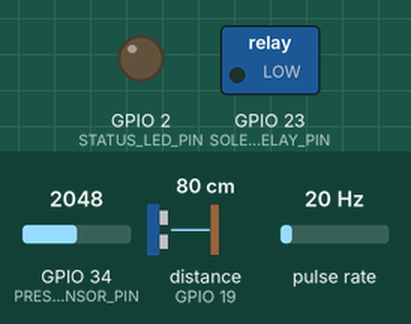
Simulated run of this sketch. Board: ESP32. Parts: switched loads named in the sketch (green lamp = pin HIGH), output pins drawn as LEDs (lit = HIGH). Wiring (inferred from the names in the program): ultrasonic range finder: trigger GPIO 5; echo GPIO 19; pulse sensor: data GPIO 18. The inputs (shaded band) are chosen by the test bench; at power-on: GPIO 34 (PRESSURE_SENSOR_PIN) = 2048, distance to the obstacle (sensor on GPIO 19) 80 cm, pulse rate 20 Hz (analog values on the 0–4095 scale). The echo pulse lasts 58.3 µs per cm; WiFi joins after 1.5 s; servers stay silent unless stated; uploads are accepted with an empty reply; pins used as bus, display or sensor lines are not drawn; what the sketch prints to the serial monitor is not drawn.

Above: at 0.1 s.
At 1.6 s:
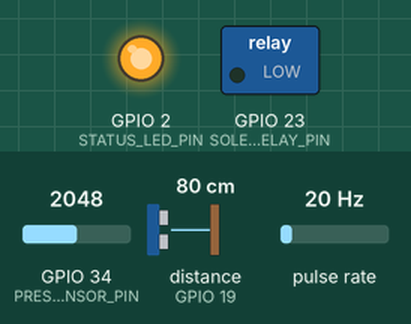
Timing chart, 0 to 3.1 s (numbered marks = the images above):
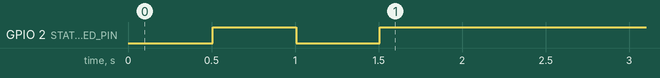

The sketch:

esp32_water_node.ino
```cpp
/*
 * Smart Community Water Monitoring & Automated Leakage Isolation Node
 * Target Microcontroller: ESP32 DevKit V1 (38-pin / 30-pin)
 *
 * Hardware Connected:
 * 1. Flow Sensor: YF-S201 (Hall Effect Pulse Sensor) -> GPIO 18 (Interrupt)
 * 2. Pressure Sensor: 0-10 Bar / 0-1.2 MPa Transducer -> GPIO 34 (ADC1_CH6)
 * 3. Ultrasonic Tank Sensor: HC-SR04 / JSN-SR04T Waterproof:
 *    - Trig Pin: GPIO 5
 *    - Echo Pin: GPIO 19
 * 4. Actuator: 1-Channel 5V Relay Module -> GPIO 23 (Active LOW) driving 12V Solenoid Valve
 * 5. Status Indicator: Onboard Blue LED -> GPIO 2
 */

#include <WiFi.h>
#include <HTTPClient.h>
#include <ArduinoJson.h> // ArduinoJson v6 or v7

// ================= USER CONFIGURATION =================
const char* WIFI_SSID     = "SmartCity_IoT_Net";
const char* WIFI_PASSWORD = "CommunityPassword2026";
const char* SERVER_URL    = "http://192.168.1.100:8000/api/monitoring/readings";

// Sensor Node Identification
const char* SENSOR_CODE   = "SNS-FLOW-TWRA-01"; // Registered in database
const float TANK_TOTAL_HEIGHT_CM = 350.0;     // Full height of tank in cm

// Pin Allocations
#define FLOW_SENSOR_PIN      18
#define PRESSURE_SENSOR_PIN  34
#define ULTRASONIC_TRIG_PIN  5
#define ULTRASONIC_ECHO_PIN  19
#define SOLENOID_RELAY_PIN   23
#define STATUS_LED_PIN       2

// Calibration Constants
// YF-S201 produces ~450 pulses per liter, or Frequency (Hz) = 7.5 * Q (L/min)
const float FLOW_CALIBRATION_FACTOR = 7.5;
// 0.5V to 4.5V pressure transducer (0 to 10 Bar)
const float PRESSURE_V_MIN = 0.50;
const float PRESSURE_V_MAX = 4.50;
const float PRESSURE_BAR_MAX = 10.0;

// Volatile Interrupt Counter for Flow Meter
volatile uint32_t pulseCount = 0;
portMUX_TYPE mux = portMUX_INITIALIZER_UNLOCKED;

void IRAM_ATTR flowPulseCounter() {
    portENTER_CRITICAL_ISR(&mux);
    pulseCount++;
    portEXIT_CRITICAL_ISR(&mux);
}

// Global Variables
unsigned long lastSendTime = 0;
const unsigned long SEND_INTERVAL_MS = 2000; // Telemetry interval: 2 seconds
float totalVolumeLitres = 0.0;
bool valveIsOpen = true;

// ================= SENSOR READINGS FUNCTIONS =================

float readFlowRateLPM(float deltaTimeSec) {
    uint32_t pulses;
    portENTER_CRITICAL(&mux);
    pulses = pulseCount;
    pulseCount = 0;
    portEXIT_CRITICAL(&mux);

    // Flow rate in L/min: Frequency (Hz) / 7.5
    float frequency = ((float)pulses) / deltaTimeSec;
    float flowLPM = frequency / FLOW_CALIBRATION_FACTOR;

    // Increment accumulated volume
    totalVolumeLitres += (flowLPM / 60.0) * deltaTimeSec;
    return flowLPM;
}

float readPressureBar() {
    // ESP32 ADC reads 0 to 4095 for 0 to 3.3V (11dB attenuation)
    // Note: If using a 5V sensor, a 2:1 resistive divider (e.g. 10k/20k) steps down 5V -> 3.3V
    int rawADC = analogRead(PRESSURE_SENSOR_PIN);
    float voltage = (rawADC / 4095.0) * 3.3 * 1.5; // accounts for voltage divider scaling

    if (voltage < PRESSURE_V_MIN) {
        return 0.0;
    }
    float pressureBar = ((voltage - PRESSURE_V_MIN) / (PRESSURE_V_MAX - PRESSURE_V_MIN)) * PRESSURE_BAR_MAX;
    if (pressureBar < 0.0) pressureBar = 0.0;
    return pressureBar;
}

float readTankLevelPercentage() {
    // Trigger pulse
    digitalWrite(ULTRASONIC_TRIG_PIN, LOW);
    delayMicroseconds(2);
    digitalWrite(ULTRASONIC_TRIG_PIN, HIGH);
    delayMicroseconds(10);
    digitalWrite(ULTRASONIC_TRIG_PIN, LOW);

    // Measure echo pulse duration in microseconds
    long duration = pulseIn(ULTRASONIC_ECHO_PIN, HIGH, 30000); // 30ms timeout (~5m)
    if (duration == 0) {
        return -1.0; // Sensor timeout or reading error
    }

    // Distance in cm = (duration * speed of sound in air (0.0343 cm/us)) / 2
    float distanceCm = (duration * 0.0343) / 2.0;

    // Water height = Total tank height - Distance from sensor to water surface
    float waterHeightCm = TANK_TOTAL_HEIGHT_CM - distanceCm;
    if (waterHeightCm < 0) waterHeightCm = 0;
    if (waterHeightCm > TANK_TOTAL_HEIGHT_CM) waterHeightCm = TANK_TOTAL_HEIGHT_CM;

    float levelPercentage = (waterHeightCm / TANK_TOTAL_HEIGHT_CM) * 100.0;
    return levelPercentage;
}

void setSolenoidValve(bool open) {
    valveIsOpen = open;
    // Active LOW relay: LOW = energized/open, HIGH = de-energized/closed
    digitalWrite(SOLENOID_RELAY_PIN, open ? LOW : HIGH);
    Serial.printf("[VALVE CONTROL] Valve set to: %s\n", open ? "OPEN" : "CLOSED (ISOLATED)");
}

// ================= SETUP & LOOP =================

void setup() {
    Serial.begin(115200);
    Serial.println("\n--- AquaFlow Smart Water Node Booting ---");

    pinMode(STATUS_LED_PIN, OUTPUT);
    pinMode(SOLENOID_RELAY_PIN, OUTPUT);
    setSolenoidValve(true); // Default open

    pinMode(FLOW_SENSOR_PIN, INPUT_PULLUP);
    attachInterrupt(digitalPinToInterrupt(FLOW_SENSOR_PIN), flowPulseCounter, FALLING);

    pinMode(PRESSURE_SENSOR_PIN, INPUT);
    analogReadResolution(12);
    analogSetAttenuation(ADC_11db);

    pinMode(ULTRASONIC_TRIG_PIN, OUTPUT);
    pinMode(ULTRASONIC_ECHO_PIN, INPUT);

    // Wi-Fi Connection
    Serial.printf("Connecting to Wi-Fi SSID: %s\n", WIFI_SSID);
    WiFi.mode(WIFI_STA);
    WiFi.begin(WIFI_SSID, WIFI_PASSWORD);

    int attempts = 0;
    while (WiFi.status() != WL_CONNECTED && attempts < 20) {
        delay(500);
        Serial.print(".");
        digitalWrite(STATUS_LED_PIN, !digitalRead(STATUS_LED_PIN));
        attempts++;
    }

    if (WiFi.status() == WL_CONNECTED) {
        digitalWrite(STATUS_LED_PIN, HIGH);
        Serial.printf("\nWi-Fi Connected! IP: %s, RSSI: %d dBm\n", WiFi.localIP().toString().c_str(), WiFi.RSSI());
    } else {
        Serial.println("\nWi-Fi connection timed out. Node running in local fail-safe mode.");
    }
}

void loop() {
    unsigned long currentMillis = millis();

    // Check Wi-Fi reconnection if dropped
    if (WiFi.status() != WL_CONNECTED && (currentMillis % 10000 < 50)) {
        Serial.println("Reconnecting Wi-Fi...");
        WiFi.reconnect();
    }

    if (currentMillis - lastSendTime >= SEND_INTERVAL_MS) {
        float deltaSec = (currentMillis - lastSendTime) / 1000.0;
        lastSendTime = currentMillis;

        // Sample physical sensors
        float flowRateLPM = readFlowRateLPM(deltaSec);
        float pressureBar = readPressureBar();
        float tankLevelPct = readTankLevelPercentage();

        Serial.printf("[TELEMETRY] Flow: %.2f LPM | Pressure: %.2f Bar | Tank: %.1f%% | Total: %.2f L\n",
                      flowRateLPM, pressureBar, tankLevelPct, totalVolumeLitres);

        // Transmit telemetry to FastAPI backend via HTTP POST
        if (WiFi.status() == WL_CONNECTED) {
            HTTPClient http;
            http.begin(SERVER_URL);
            http.addHeader("Content-Type", "application/json");

            // Build JSON payload
            StaticJsonDocument<256> doc;
            doc["sensor_code"] = SENSOR_CODE;
            doc["flow_rate_lpm"] = flowRateLPM;
            doc["pressure_bar"] = pressureBar;
            if (tankLevelPct >= 0) {
                doc["tank_level_percentage"] = tankLevelPct;
            }

            String requestBody;
            serializeJson(doc, requestBody);

            int httpResponseCode = http.POST(requestBody);
            if (httpResponseCode > 0) {
                String response = http.getString();
                // Check if server commanded automated isolation
                if (response.indexOf("\"auto_isolate\":true") > 0 || response.indexOf("\"valve_action\":\"close\"") > 0) {
                    setSolenoidValve(false);
                }
            } else {
                Serial.printf("HTTP Error: %d\n", httpResponseCode);
            }
            http.end();
        }
    }
}
```
